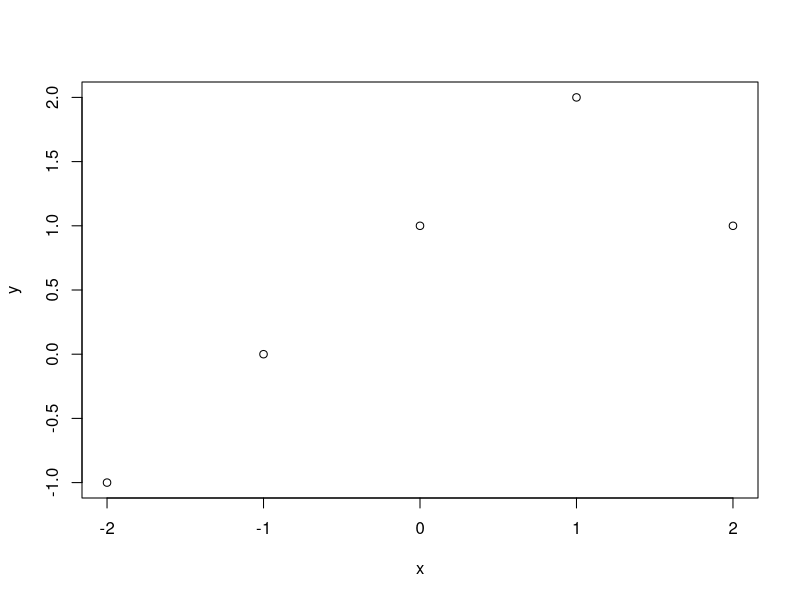
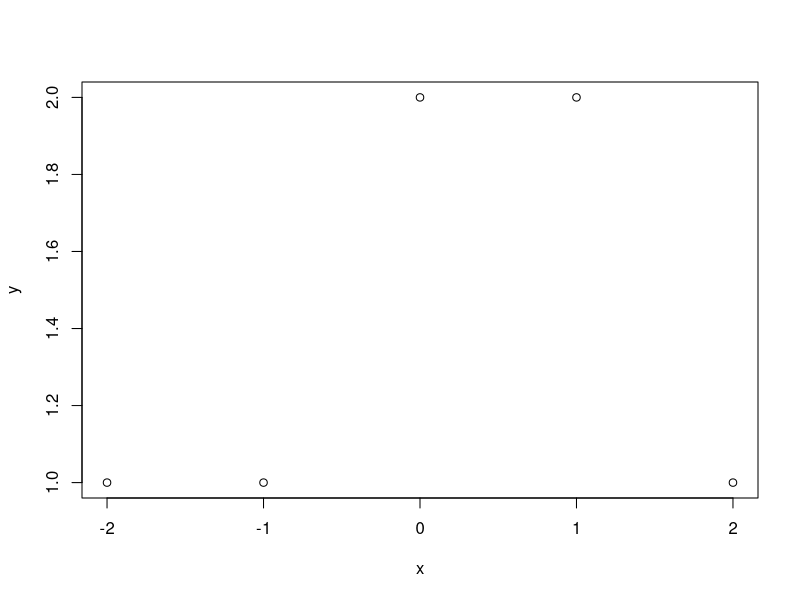
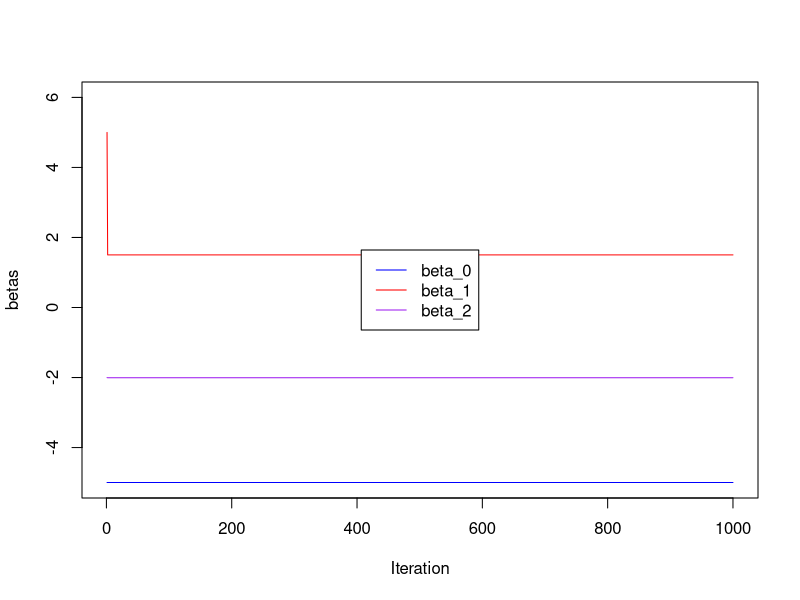
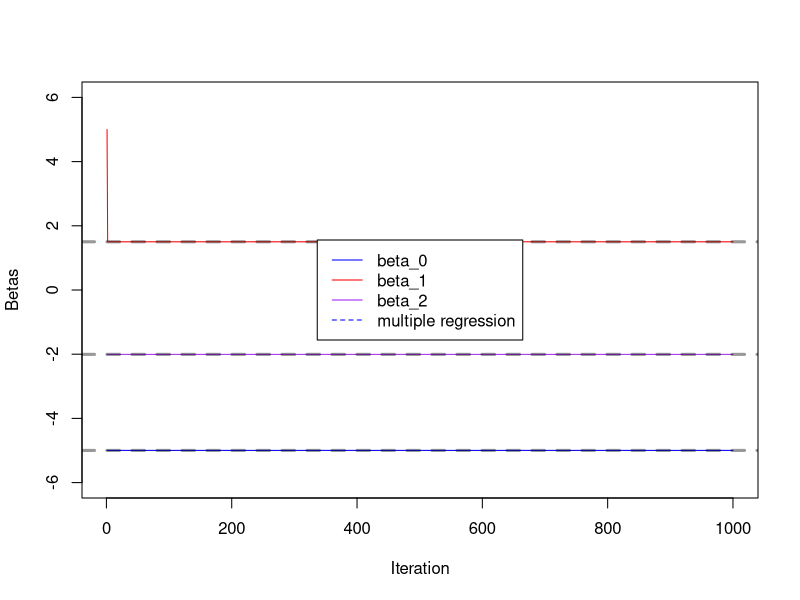

Recreate these plots in R, in order.
## ---- chunk 1
x = -2:2
y = 1 + x + -2 * (x-1)^2 * I(x>1)
plot(x,y)
## ---- chunk 2
x = -2:2
y = c(1 + 0 + 0, #x=2
      1 + 0 + 0, #x=-1
      1 + 1 + 0, #x=0
      1 + (1-0) + 0, #x=1
      1 + (1-1) + 0 #x=2)
)
plot(x,y)
## ---- chunk 3
set.seed(1)
x1 = rnorm(100)
x2 = rnorm(100)
e = rnorm(100, sd = 0.1)
Y = -5 + 1.5 * x1 + -2 * x2 + e
## ---- chunk 4
beta_0 = rep(NA, 1000)
beta_1 = rep(NA, 1000)
beta_2 = rep(NA, 1000)
beta_1[1] = 5
## ---- chunk 5
for (i in 1:1000) {
  a = Y - beta_1[i] * x1
  beta_2[i] = lm(a ~ x2)$coef[2]
  a = Y - beta_2[i] * x2
  lm_fit = lm(a ~ x1)
  if (i < 1000) {
    beta_1[i + 1] = lm_fit$coef[2]
  }
  beta_0[i] = lm_fit$coef[1]
}
plot(1:1000, beta_0, type = "l", xlab = "Iteration", ylab = "betas", ylim = c(-5, 6), col = "blue")
lines(1:1000, beta_1, col = "red")
lines(1:1000, beta_2, col = "purple")
legend("center", c("beta_0", "beta_1", "beta_2"), lty = 1, col = c("blue", "red", "purple"))
## ---- chunk 6
lm_fit = lm(Y ~ x1 + x2)
plot(1:1000, beta_0, type = "l", xlab = "Iteration", ylab = "Betas", ylim = c(-6, 6), col = "blue")
lines(1:1000, beta_1, col = "red")
lines(1:1000, beta_2, col = "purple")
abline(h = lm_fit$coef[1], lty = "dashed", lwd = 3, col = rgb(0,0,0, alpha = 0.4))
abline(h = lm_fit$coef[2], lty = "dashed", lwd = 3, col = rgb(0,0,0, alpha = 0.4))
abline(h = lm_fit$coef[3], lty = "dashed", lwd = 3, col = rgb(0,0,0, alpha = 0.4))
legend("center", c("beta_0", "beta_1", "beta_2", "multiple regression"), lty = c(1, 1, 1, 2), col = c("blue", "red", "purple"))
